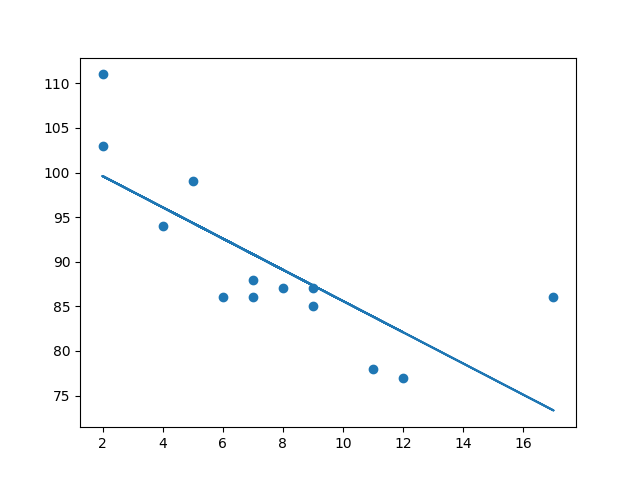

Generate this figure with Python:
import matplotlib.pyplot as plt
from scipy import stats # Import scipy and draw the line of Linear Regression

x = [5,7,8,7,2,17,2,9,4,11,12,9,6]
y = [99,86,87,88,111,86,103,87,94,78,77,85,86]


# Execute a method that returns some important key values of Linear Regression
slope, intercept, r, p, std_err = stats.linregress(x, y)
# Remember Y = MX + C

def myfunc(x):
    return slope * x + intercept

# creating a list that uses the function myfunc to create a list of values for models 
# by iterating thru the values of x
mymodel = list(map(myfunc, x))

plt.scatter(x, y)
plt.plot(x, mymodel)
plt.show()
